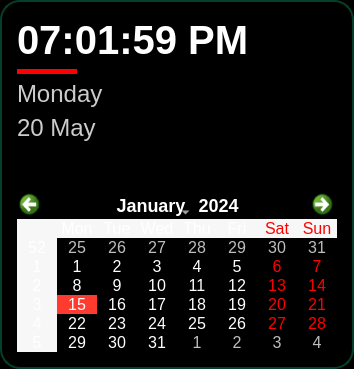
                    <widget class="QFrame" name="frame_26">
                     <property name="sizePolicy">
                      <sizepolicy hsizetype="Expanding" vsizetype="Expanding">
                       <horstretch>0</horstretch>
                       <verstretch>0</verstretch>
                      </sizepolicy>
                     </property>
                     <property name="minimumSize">
                      <size>
                       <width>0</width>
                       <height>200</height>
                      </size>
                     </property>
                     <property name="maximumSize">
                      <size>
                       <width>16777215</width>
                       <height>700</height>
                      </size>
                     </property>
                     <property name="styleSheet">
                      <string notr="true">QFrame {
    background: black;
    
    border: 2px solid #044027; /* Slightly lighter green border */
    border-radius: 20px; /* Rounded corners */
}
</string>
                     </property>
                     <property name="frameShape">
                      <enum>QFrame::StyledPanel</enum>
                     </property>
                     <property name="frameShadow">
                      <enum>QFrame::Raised</enum>
                     </property>
                     <layout class="QGridLayout" name="gridLayout_13">
                      <property name="leftMargin">
                       <number>15</number>
                      </property>
                      <property name="topMargin">
                       <number>15</number>
                      </property>
                      <property name="rightMargin">
                       <number>15</number>
                      </property>
                      <property name="bottomMargin">
                       <number>15</number>
                      </property>
                      <item row="0" column="0" colspan="2">
                       <widget class="QLabel" name="time_dashboard">
                        <property name="styleSheet">
                         <string notr="true">QLabel {
	background: none;
	border: none;
    font-family: &quot;Helvetica Neue&quot;, &quot;Arial&quot;, sans-serif;
    font-size: 30pt;
    font-weight: bold;
    color: white;
}
</string>
                        </property>
                        <property name="text">
                         <string>07:01:59 PM</string>
                        </property>
                        <property name="alignment">
                         <set>Qt::AlignLeading|Qt::AlignLeft|Qt::AlignVCenter</set>
                        </property>
                       </widget>
                      </item>
                      <item row="0" column="2" rowspan="5">
                       <widget class="QFrame" name="Analogclock">
                        <property name="styleSheet">
                         <string notr="true">background: none;
border:none;</string>
                        </property>
                        <property name="frameShape">
                         <enum>QFrame::StyledPanel</enum>
                        </property>
                        <property name="frameShadow">
                         <enum>QFrame::Raised</enum>
                        </property>
                       </widget>
                      </item>
                      <item row="1" column="0">
                       <widget class="Line" name="line_7">
                        <property name="sizePolicy">
                         <sizepolicy hsizetype="Fixed" vsizetype="Fixed">
                          <horstretch>0</horstretch>
                          <verstretch>0</verstretch>
                         </sizepolicy>
                        </property>
                        <property name="minimumSize">
                         <size>
                          <width>60</width>
                          <height>5</height>
                         </size>
                        </property>
                        <property name="styleSheet">
                         <string notr="true">QFrame {
    border: 1px solid transparent;
    background-color: red;
    height: 4px;
}
</string>
                        </property>
                        <property name="orientation">
                         <enum>Qt::Horizontal</enum>
                        </property>
                       </widget>
                      </item>
                      <item row="2" column="0" colspan="2">
                       <widget class="QLabel" name="day">
                        <property name="styleSheet">
                         <string notr="true">QLabel {
	background: none;
	border: none;
    font-family: &quot;Helvetica Neue&quot;, &quot;Arial&quot;, sans-serif;
    font-size: 18pt;
    font-weight: 100;
    color: #ccc;
}
</string>
                        </property>
                        <property name="text">
                         <string>Monday</string>
                        </property>
                        <property name="alignment">
                         <set>Qt::AlignLeading|Qt::AlignLeft|Qt::AlignVCenter</set>
                        </property>
                       </widget>
                      </item>
                      <item row="3" column="0" colspan="2">
                       <widget class="QLabel" name="date">
                        <property name="styleSheet">
                         <string notr="true">QLabel {
	background: none;
	border: none;
    font-family: &quot;Helvetica Neue&quot;, &quot;Arial&quot;, sans-serif;
    font-size: 18pt;
    font-weight: 100;
    color: #ccc;
}
</string>
                        </property>
                        <property name="text">
                         <string>20 May</string>
                        </property>
                        <property name="alignment">
                         <set>Qt::AlignLeading|Qt::AlignLeft|Qt::AlignVCenter</set>
                        </property>
                       </widget>
                      </item>
                      <item row="4" column="0">
                       <widget class="QLabel" name="greetings">
                        <property name="styleSheet">
                         <string notr="true">QLabel {
	background: none;
	border: none;
    font-family: &quot;Helvetica Neue&quot;, &quot;Arial&quot;, sans-serif;
    font-size: 18pt;
    font-weight: 100;
    color: white;
}
</string>
                        </property>
                        <property name="text">
                         <string/>
                        </property>
                        <property name="alignment">
                         <set>Qt::AlignLeading|Qt::AlignLeft|Qt::AlignVCenter</set>
                        </property>
                       </widget>
                      </item>
                      <item row="5" column="1">
                       <spacer name="verticalSpacer_11">
                        <property name="orientation">
                         <enum>Qt::Vertical</enum>
                        </property>
                        <property name="sizeType">
                         <enum>QSizePolicy::Fixed</enum>
                        </property>
                        <property name="sizeHint" stdset="0">
                         <size>
                          <width>20</width>
                          <height>10</height>
                         </size>
                        </property>
                       </spacer>
                      </item>
                      <item row="6" column="0" colspan="3">
                       <widget class="QCalendarWidget" name="calendar_dashboard">
                        <property name="sizePolicy">
                         <sizepolicy hsizetype="Expanding" vsizetype="Expanding">
                          <horstretch>0</horstretch>
                          <verstretch>0</verstretch>
                         </sizepolicy>
                        </property>
                        <property name="minimumSize">
                         <size>
                          <width>0</width>
                          <height>0</height>
                         </size>
                        </property>
                        <property name="maximumSize">
                         <size>
                          <width>600</width>
                          <height>600</height>
                         </size>
                        </property>
                        <property name="styleSheet">
                         <string notr="true">QCalendarWidget {
    background-color: black;
    color: white;
    border: none;
    font-family: 'Helvetica Neue', sans-serif;
    font-size: 16px;
}

QCalendarWidget QAbstractItemView {
    selection-background-color: #ff3b30;
    selection-color: white;
	border: none;
    background-color: black;
    gridline-color: #444;
}

QCalendarWidget QToolButton {
    color: white;
    font-size: 18px;
    icon-size: 24px, 24px;
    background: transparent;
    border: none;
}

QCalendarWidget QSpinBox {
    color: white;
    background: transparent;
    border: none;
}

QCalendarWidget QWidget#qt_calendar_navigationbar {
    background-color: black;
    border: none;
}

QCalendarWidget QAbstractItemView:enabled {
    color: white;
    background-color: black;
    selection-background-color: #ff3b30;
    selection-color: white;
}
/* Hover effect */
QCalendarWidget QAbstractItemView::item:hover {
    background-color: #555;  /* dark hover background */
    color: white;
    border-radius: 4px;
}

/* Current date highlight (uses QTextCharFormat from Python) */
QCalendarWidget QAbstractItemView::item:enabled:!selected[today=&quot;true&quot;] {
    border: 1px solid #ff3b30;
    font-weight: bold;
    color: #ff3b30;
    border-radius: 4px;
}
</string>
                        </property>
                       </widget>
                      </item>
                     </layout>
                    </widget>
